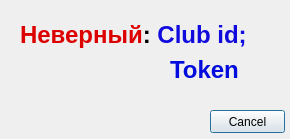
<?xml version="1.0" encoding="UTF-8"?>
<ui version="4.0">
 <class>Error</class>
 <widget class="QDialog" name="Error">
  <property name="geometry">
   <rect>
    <x>0</x>
    <y>0</y>
    <width>290</width>
    <height>139</height>
   </rect>
  </property>
  <property name="windowTitle">
   <string>Error</string>
  </property>
  <widget class="QPushButton" name="CancelButton">
   <property name="geometry">
    <rect>
     <x>210</x>
     <y>110</y>
     <width>75</width>
     <height>23</height>
    </rect>
   </property>
   <property name="text">
    <string>Cancel</string>
   </property>
  </widget>
  <widget class="QLabel" name="label">
   <property name="geometry">
    <rect>
     <x>20</x>
     <y>20</y>
     <width>241</width>
     <height>31</height>
    </rect>
   </property>
   <property name="text">
    <string>&lt;html&gt;&lt;head/&gt;&lt;body&gt;&lt;p&gt;&lt;span style=&quot; font-size:18pt; font-weight:600; color:#dd0000;&quot;&gt;Неверный&lt;/span&gt;&lt;span style=&quot; font-size:18pt; font-weight:600; color:#000000;&quot;&gt;: &lt;/span&gt;&lt;span style=&quot; font-size:18pt; font-weight:600; color:#110add;&quot;&gt;Club id;&lt;/span&gt;&lt;/p&gt;&lt;/body&gt;&lt;/html&gt;</string>
   </property>
  </widget>
  <widget class="QLabel" name="label_2">
   <property name="geometry">
    <rect>
     <x>170</x>
     <y>50</y>
     <width>91</width>
     <height>41</height>
    </rect>
   </property>
   <property name="text">
    <string>&lt;html&gt;&lt;head/&gt;&lt;body&gt;&lt;p&gt;&lt;span style=&quot; font-size:18pt; font-weight:600; color:#020ddd;&quot;&gt;Token&lt;/span&gt;&lt;/p&gt;&lt;/body&gt;&lt;/html&gt;</string>
   </property>
  </widget>
 </widget>
 <resources/>
 <connections/>
</ui>
